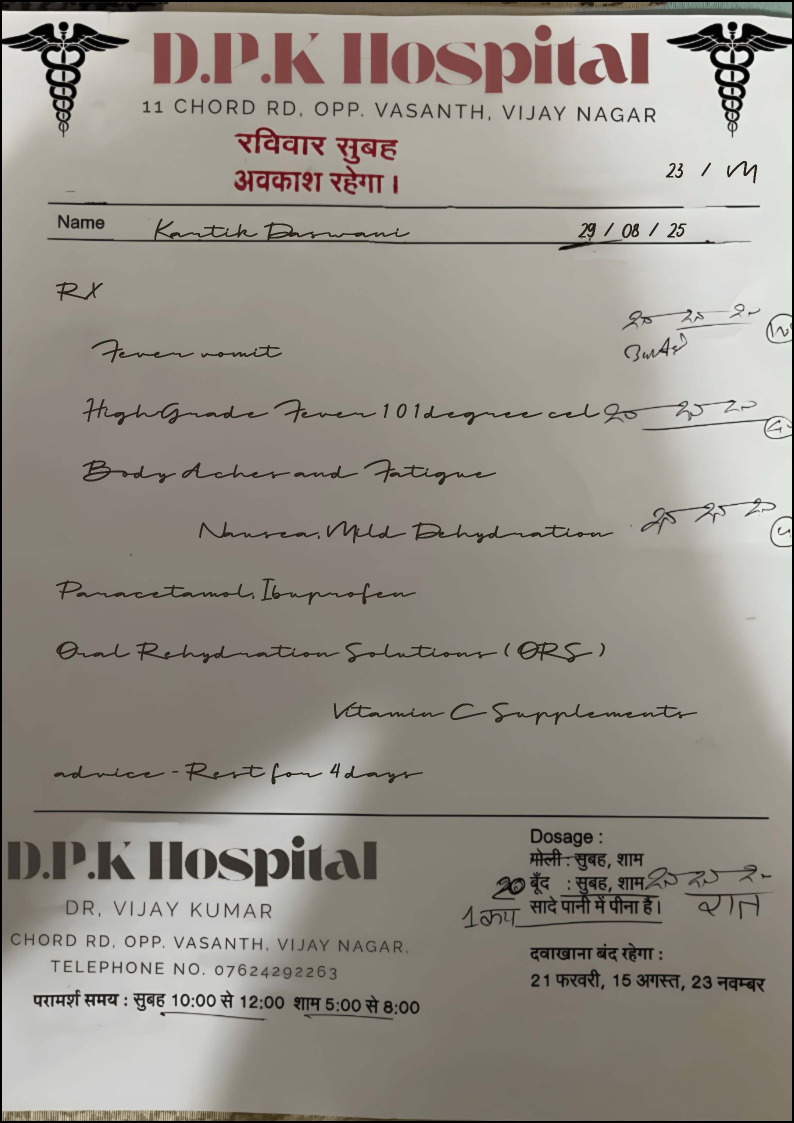
#> input picture frontend/src/services/Medical_Certificate.jpg, 1588 x 2246 px (shown at 1/2 size)
$ python -i image_enhancement.py   (imports and definitions only)   (older library calls are emulated)
#> lines starting #> are read from the running program, lines starting #| are printed output that depends on the picture; after the words box and inside, x2 and y2 are one past the last pixel; in counts of white or black regions, pixels touching at a corner belong together
"""
Deterministic Image Enhancement Pipeline for PDF Zone Processing
Implements the enhancement presets defined in zonal.md specification
"""

import cv2
import numpy as np
import logging
from typing import Dict, List, Tuple, Optional, Any
from dataclasses import dataclass
import hashlib
import time
from skimage import exposure, filters, restoration, transform, morphology
from skimage.restoration import denoise_nl_means
from skimage.measure import label, regionprops
import io
from PIL import Image

logger = logging.getLogger(__name__)


@dataclass
class EnhancementResult:
    """Result container for image enhancement operations"""
    enhanced_image: np.ndarray
    preset_used: str
    enhancement_log: List[Dict[str, Any]]
    content_hash: str
    quality_improvement: float
    processing_time: float


class ImageQualityAnalyzer:
    """Analyzer for assessing image quality before and after enhancement"""

    @staticmethod
    def analyze_image_quality(image: np.ndarray) -> Dict[str, float]:
        """
        Comprehensive image quality analysis for OCR readiness

        Args:
            image: Input image as numpy array

        Returns:
            Dictionary with quality metrics
        """
        try:
            if len(image.shape) == 3:
                gray = cv2.cvtColor(image, cv2.COLOR_BGR2GRAY)
            else:
                gray = image.copy()

            # Sharpness measurement using Laplacian variance
            sharpness = cv2.Laplacian(gray, cv2.CV_64F).var()

            # Contrast measurement
            contrast = gray.std()

            # Noise level estimation
            noise_level = ImageQualityAnalyzer._estimate_noise_level(gray)

            # Text clarity assessment
            text_clarity = ImageQualityAnalyzer._assess_text_clarity(gray)

            # Table structure clarity
            structure_clarity = ImageQualityAnalyzer._assess_structure_clarity(gray)

            # Overall OCR readiness score
            ocr_readiness = ImageQualityAnalyzer._calculate_ocr_readiness(
                sharpness, contrast, noise_level, text_clarity, structure_clarity
            )

            return {
                'sharpness': min(sharpness / 100, 1.0),  # Normalized
                'contrast': min(contrast / 128, 1.0),     # Normalized
                'noise_level': max(1 - noise_level / 50, 0.0),  # Inverted and normalized
                'text_clarity': text_clarity,
                'structure_clarity': structure_clarity,
                'ocr_readiness': ocr_readiness,
                'overall': (sharpness/100 + contrast/128 + text_clarity + structure_clarity) / 4
            }

        except Exception as e:
            logger.error(f"Error analyzing image quality: {e}")
            return {
                'sharpness': 0.0, 'contrast': 0.0, 'noise_level': 0.0,
                'text_clarity': 0.0, 'structure_clarity': 0.0,
                'ocr_readiness': 0.0, 'overall': 0.0
            }

    @staticmethod
    def _estimate_noise_level(gray_image: np.ndarray) -> float:
        """Estimate noise level using Laplacian method"""
        laplacian = cv2.Laplacian(gray_image, cv2.CV_64F)
        noise_estimate = np.abs(laplacian).mean()
        return noise_estimate

    @staticmethod
    def _assess_text_clarity(gray_image: np.ndarray) -> float:
        """Assess text clarity using edge detection metrics"""
        edges = cv2.Canny(gray_image, 50, 150)
        edge_density = np.sum(edges > 0) / edges.size

        # Text-like structure detection
        text_kernel = cv2.getStructuringElement(cv2.MORPH_RECT, (3, 3))
        text_structure = cv2.morphologyEx(edges, cv2.MORPH_CLOSE, text_kernel)
        text_density = np.sum(text_structure > 0) / text_structure.size

        text_clarity_score = (edge_density + text_density) / 2
        return min(text_clarity_score * 10, 1.0)

    @staticmethod
    def _assess_structure_clarity(gray_image: np.ndarray) -> float:
        """Assess table structure clarity using line detection"""
        # Horizontal line detection
        horizontal_kernel = cv2.getStructuringElement(cv2.MORPH_RECT, (25, 1))
        horizontal_lines = cv2.morphologyEx(gray_image, cv2.MORPH_OPEN, horizontal_kernel)

        # Vertical line detection
        vertical_kernel = cv2.getStructuringElement(cv2.MORPH_RECT, (1, 25))
        vertical_lines = cv2.morphologyEx(gray_image, cv2.MORPH_OPEN, vertical_kernel)

        # Structure density
        structure_density = (np.sum(horizontal_lines > 0) + np.sum(vertical_lines > 0)) / (2 * gray_image.size)
        return min(structure_density * 50, 1.0)

    @staticmethod
    def _calculate_ocr_readiness(sharpness: float, contrast: float, noise_level: float,
                               text_clarity: float, structure_clarity: float) -> float:
        """Calculate overall OCR readiness score"""
        # Weighted combination of quality metrics
        weights = {
            'sharpness': 0.25,
            'contrast': 0.25,
            'noise': 0.15,
            'text': 0.20,
            'structure': 0.15
        }

        normalized_sharpness = min(sharpness / 100, 1.0)
        normalized_contrast = min(contrast / 128, 1.0)
        normalized_noise = max(1 - noise_level / 50, 0.0)

        score = (
            normalized_sharpness * weights['sharpness'] +
            normalized_contrast * weights['contrast'] +
            normalized_noise * weights['noise'] +
            text_clarity * weights['text'] +
            structure_clarity * weights['structure']
        )

        return max(0.0, min(1.0, score))


class DeterministicEnhancementPresets:
    """
    Deterministic image enhancement presets for consistent, reproducible results
    """

    # [517 lines left out: functions __init__, apply_preset, _calculate_content_hash, deskew, contrast_clahe, gamma_correction and 9 more, not called in this run]


class ZoneImageProcessor:
    """
    Main processor for zone images with enhancement capabilities
    """

    def __init__(self):
        self.enhancer = DeterministicEnhancementPresets()
        self.quality_analyzer = ImageQualityAnalyzer()

    # [65 lines left out: functions process_zone_image, convert_image_to_bytes, not called in this run]

>>> import cv2
>>> picture = cv2.imread('../../../frontend/src/services/Medical_Certificate.jpg')
#> picture is the input picture: shape (2246, 1588, 3); mean B, G, R 135.5, 144.2, 149.3
>>> result = ImageQualityAnalyzer().analyze_image_quality(picture)
#> in analyze_image_quality, `sharpness = cv2.Laplacian(gray, cv2.CV_64F).var()`: sharpness = 391.3
#> in analyze_image_quality, `contrast = gray.std()`: contrast = 42.45
#> in _estimate_noise_level, `laplacian = cv2.Laplacian(gray_image, cv2.CV_64F)`:
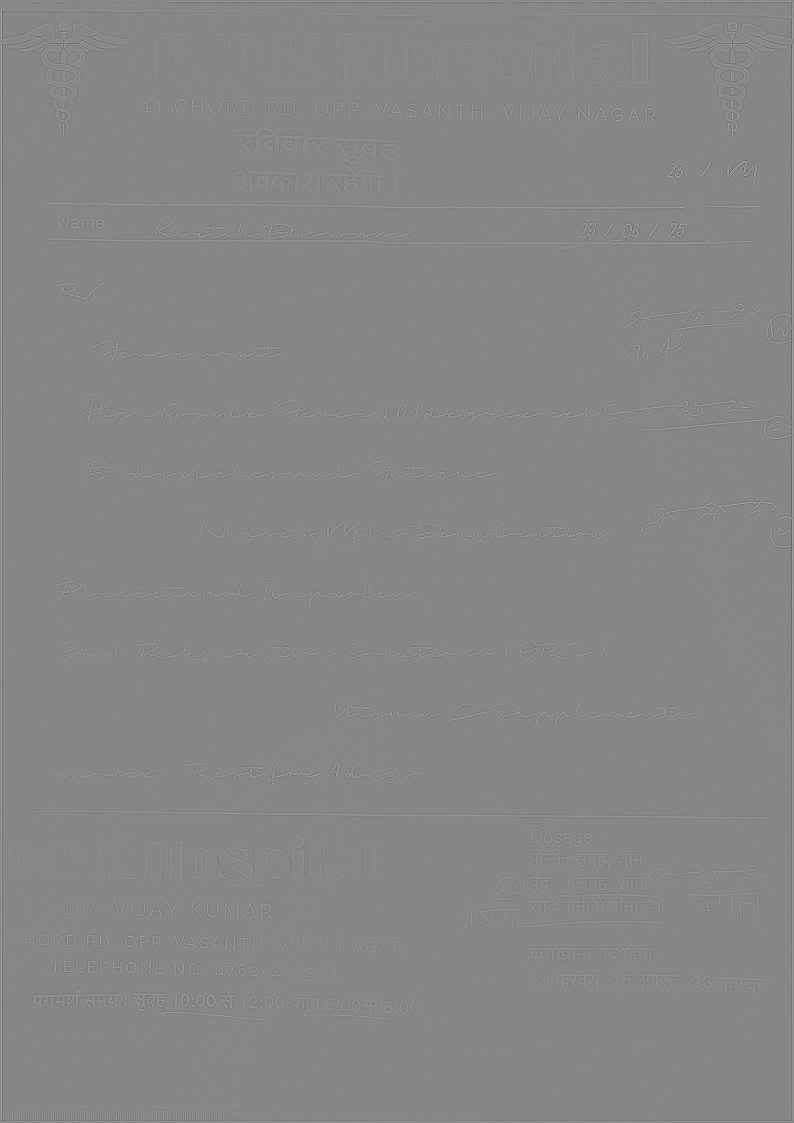
#> laplacian: shape (2246, 1588) float64 (shown at 1/2 size); min -566, max 505, mean 0; drawn with min black and max white
#> in _estimate_noise_level, `noise_estimate = np.abs(laplacian).mean()`: noise_estimate = 5.27
#> in _assess_text_clarity, `edges = cv2.Canny(gray_image, 50, 150)`:
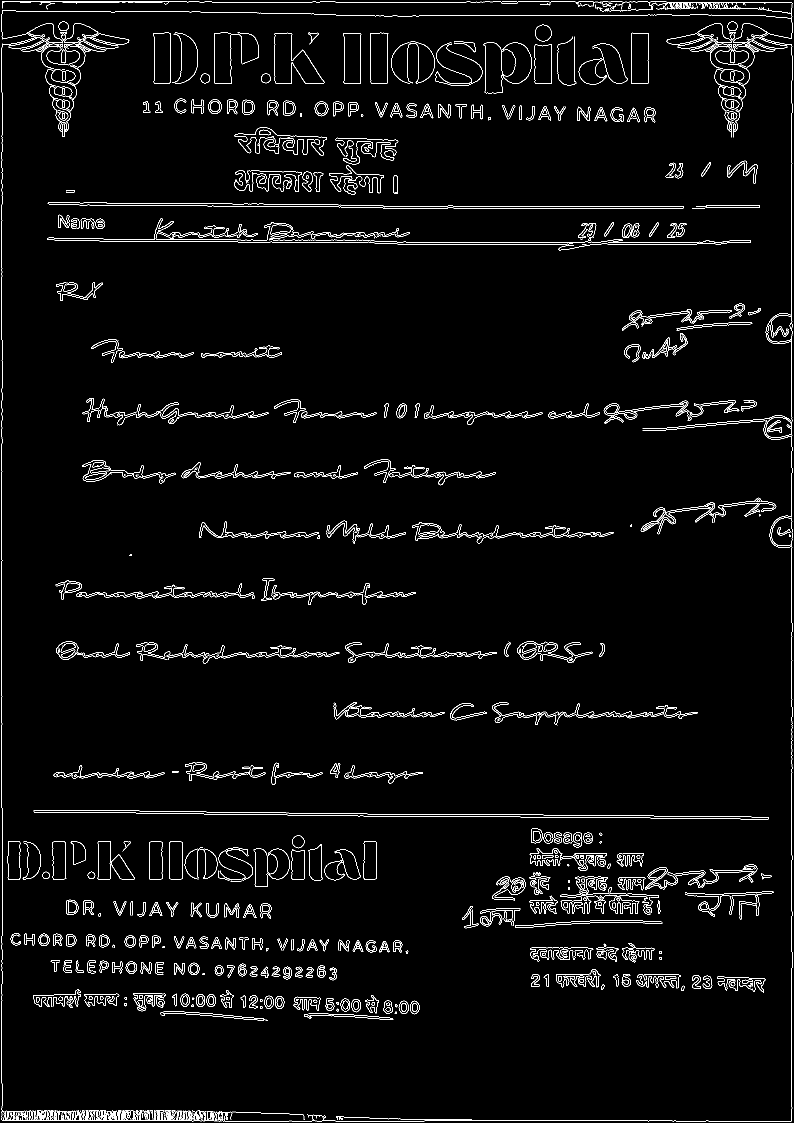
#> edges: shape (2246, 1588) (shown at 1/2 size); 3% white in thin lines or dots
#> in _assess_text_clarity, `edge_density = np.sum(edges > 0) / edges.size`: edge_density = 0.03
#> in _assess_text_clarity, `text_structure = cv2.morphologyEx(edges, cv2.MORPH_CLOSE, text_kernel)`:
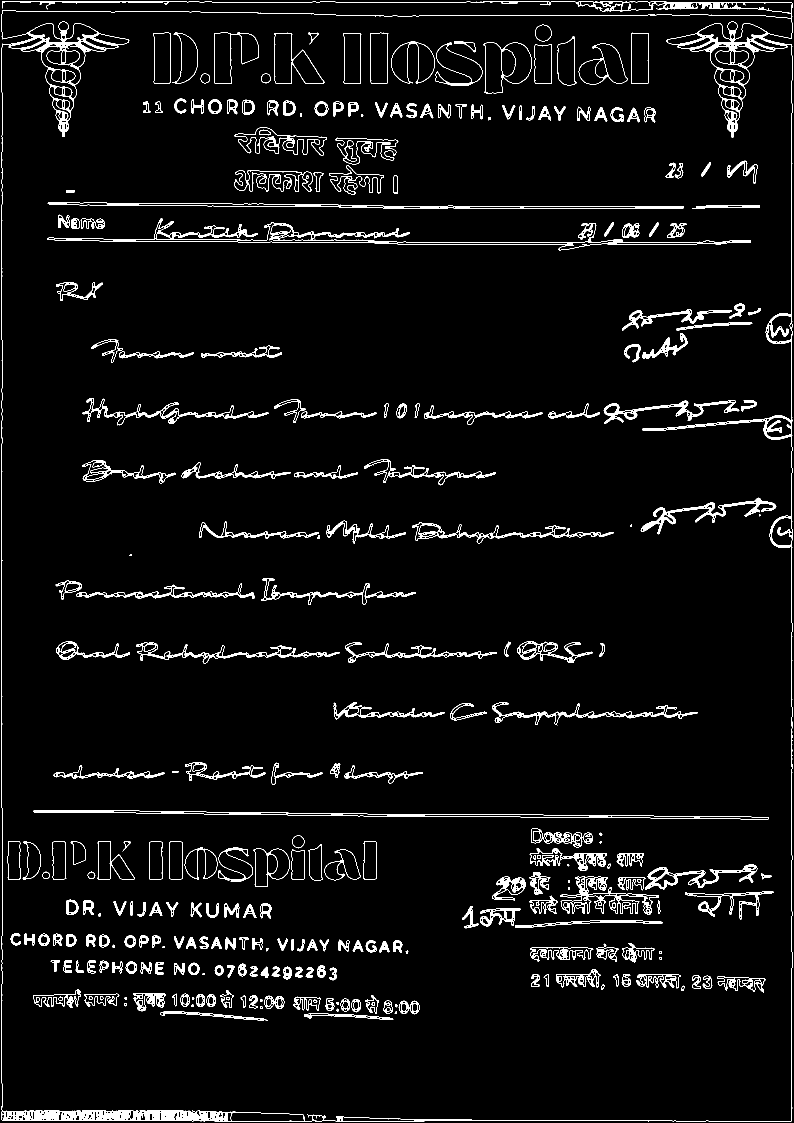
#> text_structure: shape (2246, 1588) (shown at 1/2 size); 4.5% white; 288 white regions (10 under 20 px), largest, box (x1, y1, x2, y2) and area: (3, 3, 1585, 2243) 32992, (94, 437, 1502, 501) 7218, (67, 1621, 1538, 1639) 3780
#> in _assess_text_clarity, `text_density = np.sum(text_structure > 0) / text_structure.size`: text_density = 0.0451
#> in _assess_text_clarity, `text_clarity_score = (edge_density + text_density) / 2`: text_clarity_score = 0.0375
#> in analyze_image_quality, `text_clarity = ImageQualityAnalyzer._assess_text_clarity(gray)`: text_clarity = 0.375
#> in _assess_structure_clarity, `vertical_lines = cv2.morphologyEx(gray_image, cv2.MORPH_OPEN, vertical..`:
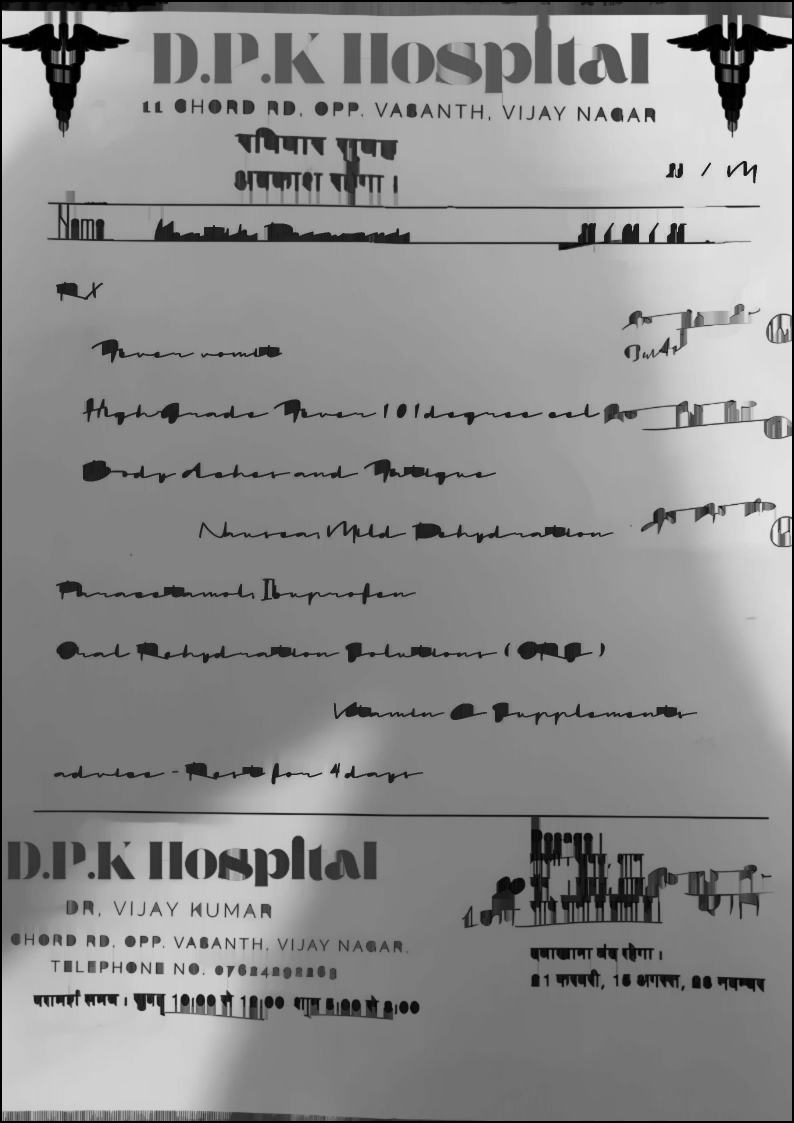
#> vertical_lines: shape (2246, 1588) (shown at 1/2 size); min 0, max 235, mean 140.8
#> in _assess_structure_clarity, `structure_density = (np.sum(horizontal_lines > 0) + np.sum(vertical_li..`: structure_density = 0.992
#> in analyze_image_quality, `structure_clarity = ImageQualityAnalyzer._assess_structure_clarity(gray)`: structure_clarity = 1
#> in _calculate_ocr_readiness, `normalized_contrast = min(contrast / 128, 1.0)`: normalized_contrast = 0.332
#> in _calculate_ocr_readiness, `normalized_noise = max(1 - noise_level / 50, 0.0)`: normalized_noise = 0.895
#> in _calculate_ocr_readiness, `score = ( normalized_sharpness * weights['sharpness'] + normalized_con..`: score = 0.692
#> result = {'sharpness': 1, 'contrast': 0.332, 'noise_level': 0.895, 'text_clarity': 0.375, 'structure_clarity': 1, 'ocr_readiness': 0.692, 'overall': 1.41}
